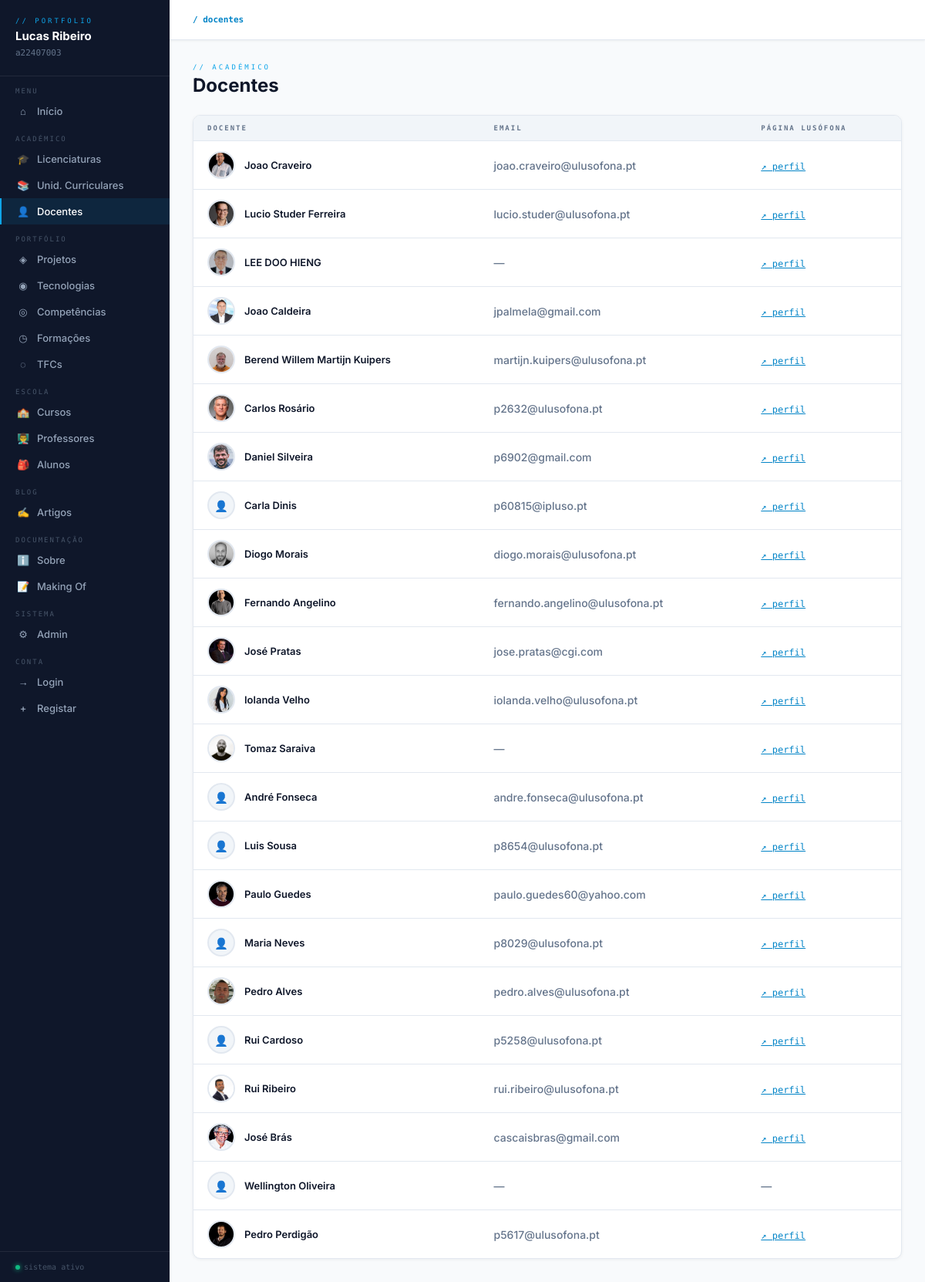
/docentes/, run on the app's committed database.
### portfolio/models.py (models this page shows, shortened)
class Docente(models.Model):
    nome = models.CharField(max_length=200)
    email = models.EmailField(blank=True)
    url_lusofona = models.URLField(blank=True)
    foto = models.ImageField(upload_to='docentes/', blank=True)

### portfolio/views.py (the view)
# urls.py: path('docentes/', views.docentes_list, name='docentes_list'),
def docentes_list(request):
    return render(request, 'portfolio/docentes_list.html', {'docentes': Docente.objects.all()})

### portfolio/templates/portfolio/docentes_list.html (shortened to what this page needs)
{% extends 'portfolio/base.html' %}
{% load grupo_tags %}
{% block nav_doc %}active{% endblock %}
{% block breadcrumb %}<b>/ docentes</b>{% endblock %}
{% block content %}
<div class="page-header">
    <div>
        <div class="page-label">// académico</div>
        <div class="page-title">Docentes</div>
    </div>
</div>
<div class="card">
    <table>
        <thead>
            <tr>
                <th>Docente</th><th>Email</th><th>Página Lusófona</th>
            </tr>
        </thead>
        <tbody>
        {% for d in docentes %}
            <tr>
                <td>
                    <div class="docente-cell">
                        {% if d.foto %}
                            <img src="{{ d.foto.url }}" alt="{{ d.nome }}" class="docente-avatar">
                        {% else %}
                            <div class="docente-avatar-placeholder">👤</div>
                        {% endif %}
                        <span class="docente-name">{{ d.nome }}</span>
                    </div>
                </td>
                <td class="text-muted">{{ d.email|default:"—" }}</td>
                <td>{% if d.url_lusofona %}<a href="{{ d.url_lusofona }}" target="_blank" class="link-accent">↗ perfil</a>{% else %}<span class="text-muted">—</span>{% endif %}</td>
            </tr>
        {% empty %}
            <tr><td colspan="4"><div class="empty"><span>👤</span>Nenhum docente adicionado ainda.</div></td></tr>
        {% endfor %}
        </tbody>
    </table>
</div>
{% endblock %}

### portfolio/templates/portfolio/base.html (style rules this page uses)
:root { --bg: #f8fafc; --bg2: #ffffff; --bg3: #f1f5f9; --border: #e2e8f0; --accent: #0ea5e9; --accent-dark: #0284c7; --green: #10b981; --danger: #ef4444; --warning: #f59e0b; --text: #0f172a; --muted: #64748b; --sidebar: #0f172a; }
* { margin:0; padding:0; box-sizing:border-box; }
body { background:var(--bg); color:var(--text); font-family:'Inter',sans-serif; display:flex; min-height:100vh; }
.breadcrumb b { color:var(--accent-dark); }
.page-header { display:flex; align-items:flex-end; justify-content:space-between; margin-bottom:24px; flex-wrap:wrap; gap:12px; }
.page-label { font-family:'Space Mono',monospace; font-size:9px; color:var(--accent); letter-spacing:3px; text-transform:uppercase; margin-bottom:4px; }
.page-title { font-size:24px; font-weight:700; color:var(--text); }
.card { background:var(--bg2); border:1px solid var(--border); border-radius:10px; overflow:hidden; box-shadow:0 1px 4px rgba(0,0,0,0.06); }
table { width:100%; border-collapse:collapse; }
thead { background:var(--bg3); border-bottom:1px solid var(--border); }
th { padding:11px 18px; font-family:'Space Mono',monospace; font-size:9px; color:var(--muted); letter-spacing:2px; text-transform:uppercase; text-align:left; font-weight:600; }
td { padding:13px 18px; font-size:14px; border-bottom:1px solid var(--border); vertical-align:middle; color:#0f172a; font-weight:500; }
tr:last-child td { border-bottom:none; }
.docente-cell { display:flex; align-items:center; gap:12px; }
.docente-avatar { width:36px; height:36px; border-radius:50%; object-fit:cover; border:2px solid var(--border); flex-shrink:0; }
.docente-avatar-placeholder { width:36px; height:36px; border-radius:50%; background:var(--bg3); border:2px solid var(--border); display:flex; align-items:center; justify-content:center; font-size:14px; flex-shrink:0; }
.docente-name { font-weight:600; color:#0f172a; font-size:13px; }
.text-muted { color:#64748b; }
a.link-accent { color:#0284c7; font-size:12px; font-family:'Space Mono',monospace; }

### data on the page
Docente: foto (picture), nome "Joao Craveiro", email "joao.craveiro@ulusofona.pt"
Docente: foto (picture), nome "Lucio Studer Ferreira", email "lucio.studer@ulusofona.pt"
Docente: foto (picture), nome "LEE DOO HIENG", email "—"
Docente: foto (picture), nome "Joao Caldeira", email "jpalmela@gmail.com"
Docente: foto (picture), nome "Berend Willem Martijn Kuipers", email "martijn.kuipers@ulusofona.pt"
Docente: foto (picture), nome "Carlos Rosário", email "p2632@ulusofona.pt"
Docente: foto (picture), nome "Daniel Silveira", email "p6902@gmail.com"
Docente: nome "Carla Dinis", email "p60815@ipluso.pt"
Docente: foto (picture), nome "Diogo Morais", email "diogo.morais@ulusofona.pt"
Docente: foto (picture), nome "Fernando Angelino", email "fernando.angelino@ulusofona.pt"
Docente: foto (picture), nome "José Pratas", email "jose.pratas@cgi.com"
Docente: foto (picture), nome "Iolanda Velho", email "iolanda.velho@ulusofona.pt"
Docente: foto (picture), nome "Tomaz Saraiva", email "—"
Docente: nome "André Fonseca", email "andre.fonseca@ulusofona.pt"
Docente: nome "Luis Sousa", email "p8654@ulusofona.pt"
Docente: foto (picture), nome "Paulo Guedes", email "paulo.guedes60@yahoo.com"
Docente: nome "Maria Neves", email "p8029@ulusofona.pt"
Docente: foto (picture), nome "Pedro Alves", email "pedro.alves@ulusofona.pt"
Docente: nome "Rui Cardoso", email "p5258@ulusofona.pt"
Docente: foto (picture), nome "Rui Ribeiro", email "rui.ribeiro@ulusofona.pt"
Docente: foto (picture), nome "José Brás", email "cascaisbras@gmail.com"
Docente: nome "Wellington Oliveira", email "—"
Docente: foto (picture), nome "Pedro Perdigão", email "p5617@ulusofona.pt"
